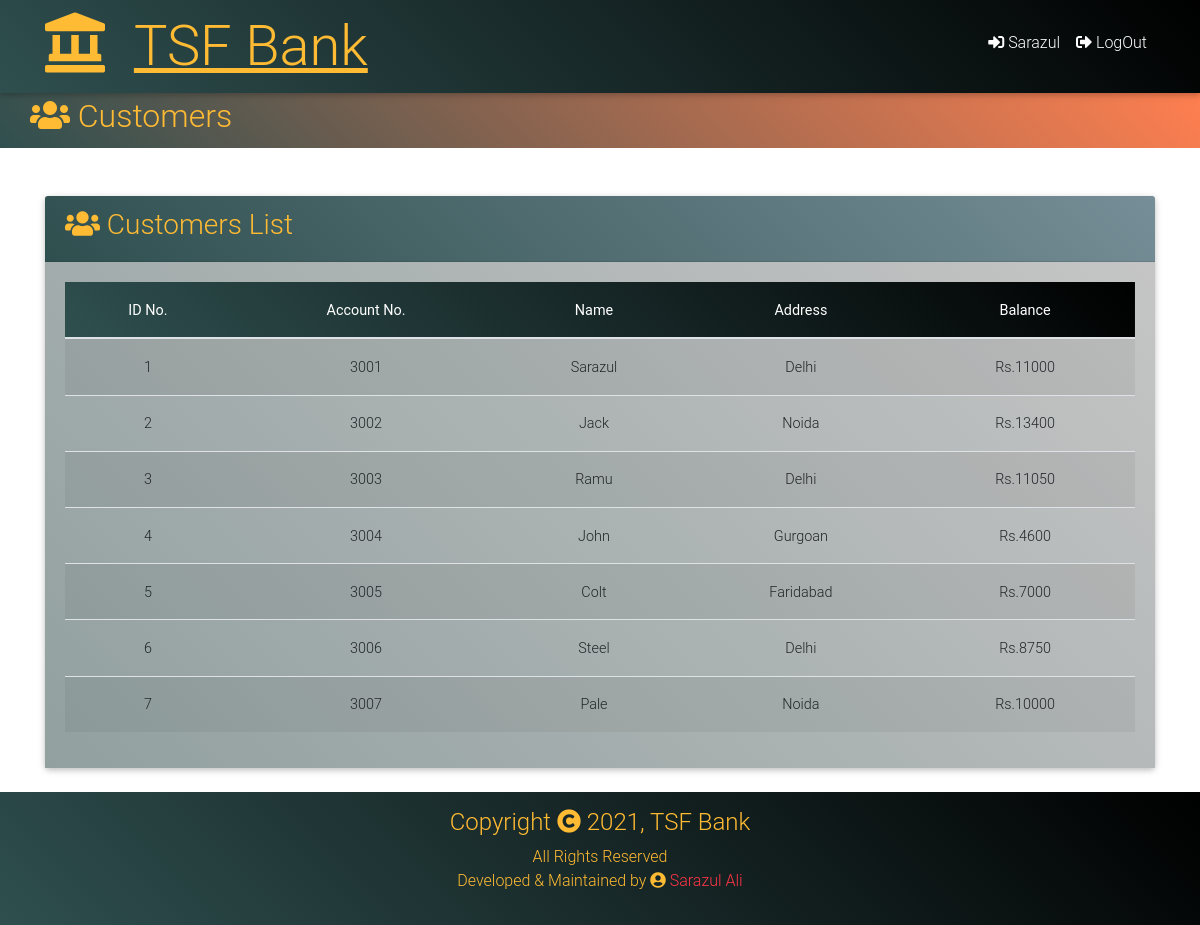
Screenshot of /customerslist.php with the database file from the repository.
### tables this page shows
CREATE TABLE `user` (
  `id` int(11) NOT NULL,
  `account` int(11) NOT NULL,
  `name` varchar(100) NOT NULL,
  `address` varchar(100) NOT NULL,
  `amount` int(11) NOT NULL
);

### customerslist.php (the view, shortened to what this page needs)
<?php
$db=mysqli_connect('localhost','root','','bank');
$sql=mysqli_query($db,'SELECT * FROM `user` order by id');
$details=mysqli_fetch_all($sql,MYSQLI_ASSOC);
?>
<!DOCTYPE html>
<html lang="en">
<head>
    <link rel="stylesheet" href="https://cdnjs.cloudflare.com/ajax/libs/font-awesome/5.15.3/css/all.min.css">
    <link rel=" stylesheet" href="css/all.css">
    <link rel="stylesheet" href="css/bootstrap.css">
    <link rel="stylesheet" href="css/mdb.css">
    <link rel="stylesheet" href="css/style1.css">
</head>
<body>
    <nav class="navbar navbar-expand-sm navbar-dark bg-dark ">
        <div class="container">
            <a href="index.php" class="navbar-brand text-warning"> <i class="fas fa-landmark fa-3x"></i></i>
                <span class="display-4 ml-4"><u> TSF Bank</u></span>
            </a>
            <div class="collapse navbar-collapse" id="na-navbar">
                <ul class="navbar-nav ml-auto">
                    <li class="navbar-item dropdown">
                        <a class="nav-link active" href="index.php" data-toggle="dropdown"><i class="fa fa-sign-in-alt"></i>
                            Sarazul</a>
                    </li>
                    <li class="navbar-item">
                        <a class="nav-link active" href="#"><i class="fa fa-sign-out-alt "></i>
                            LogOut</a>
                    </li>
                </ul>
            </div>
        </div>
    </nav>
    <section class="bg-warning p-1">
        <div class="container">
            <div class="row">
                <h2 class="text-warning"><i class="fa fa-users"></i> Customers</h2>
            </div>
        </div>
    </section>
    <div class="container">
        <div class="card mt-5">
            <div class="card-header bg-info text-warning">
                <h3><i class="fa fa-users"></i> Customers List</h3>
            </div>
            <div class="card-body bg-light">
                <table class="table table-hover table-striped text-center table-responsive-sm table-responsive-md">
                    <thead class="bg-dark text-white">
                        <tr>
                            <th>ID No.</th>
                            <th>Account No.</th>
                            <th>Name</th>
                            <th>Address</th>
                            <th>Balance</th>
                        </tr>
                    </thead>
                    <tbody>
                        <?php
                            foreach($details as $user)
                            {
                                $id=$user['id'];
                                $acc=$user['account'];
                                $name=$user['name'];
                                $add=$user['address'];
                                $amnt=$user['amount'];
                        ?>
                        <tr>
                            <td><?php echo $id; ?></td>
                            <td><?php echo $acc; ?></td>
                            <td><?php echo $name; ?></td>
                            <td><?php echo $add; ?></td>
                            <td>Rs.<?php echo $amnt; ?></td>
                        </tr>
                        <?php } ?>
                    </tbody>
                </table>
            </div>
        </div>
    </div>
    <footer class="bg-dark text-warning text-center p-3 no-gutters mt-4">
        <div class="container">
            <div>
                <h4>Copyright <i class="fa fa-copyright" aria-hidden="true"> </i> 2021, TSF Bank</h4>
                <p>All Rights Reserved <br>
                    Developed & Maintained by <i class="fa fa-user-circle"></i><a
                        href="https://www.linkedin.com/in/sarazul-ali65333/" class="text-danger"> Sarazul Ali</a>
                </p>
            </div>
        </div>
    </footer>
</body>
</html>

### css/all.css (style rules this page uses)
.fa, .fas, .far, .fal, .fad, .fab { -moz-osx-font-smoothing: grayscale; -webkit-font-smoothing: antialiased; display: inline-block; font-style: normal; font-variant: normal; text-rendering: auto; line-height: 1; }
.fa-3x { font-size: 3em; }
.fa-copyright:before { content: "\f1f9"; }
.fa-landmark:before { content: "\f66f"; }
.fa-sign-in-alt:before { content: "\f2f6"; }
.fa-sign-out-alt:before { content: "\f2f5"; }
.fa-user-circle:before { content: "\f2bd"; }
.fa-users:before { content: "\f0c0"; }

### css/style1.css (style rules this page uses)
.bg-info, .btn-info { background: linear-gradient(45deg,rgb(47, 79, 79), rgb(118, 142, 151))!important; }
.bg-warning, .btn-warning { background: linear-gradient(45deg,rgb(47, 79, 79), coral)!important; }
.bg-dark, .btn-dark { background: linear-gradient(45deg,rgb(47, 79, 79), black)!important; }
.bg-light, .btn-light { background: linear-gradient(45deg,rgb(146, 160, 160), #c5c5c5)!important; }

### rows the page displays
user: id "1", account "3001", name "Sarazul", address "Delhi", amount "11000"
user: id "2", account "3002", name "Jack", address "Noida", amount "13400"
user: id "3", account "3003", name "Ramu", address "Delhi", amount "11050"
user: id "4", account "3004", name "John", address "Gurgoan", amount "4600"
user: id "5", account "3005", name "Colt", address "Faridabad", amount "7000"
user: id "6", account "3006", name "Steel", address "Delhi", amount "8750"
user: id "7", account "3007", name "Pale", address "Noida", amount "10000"
